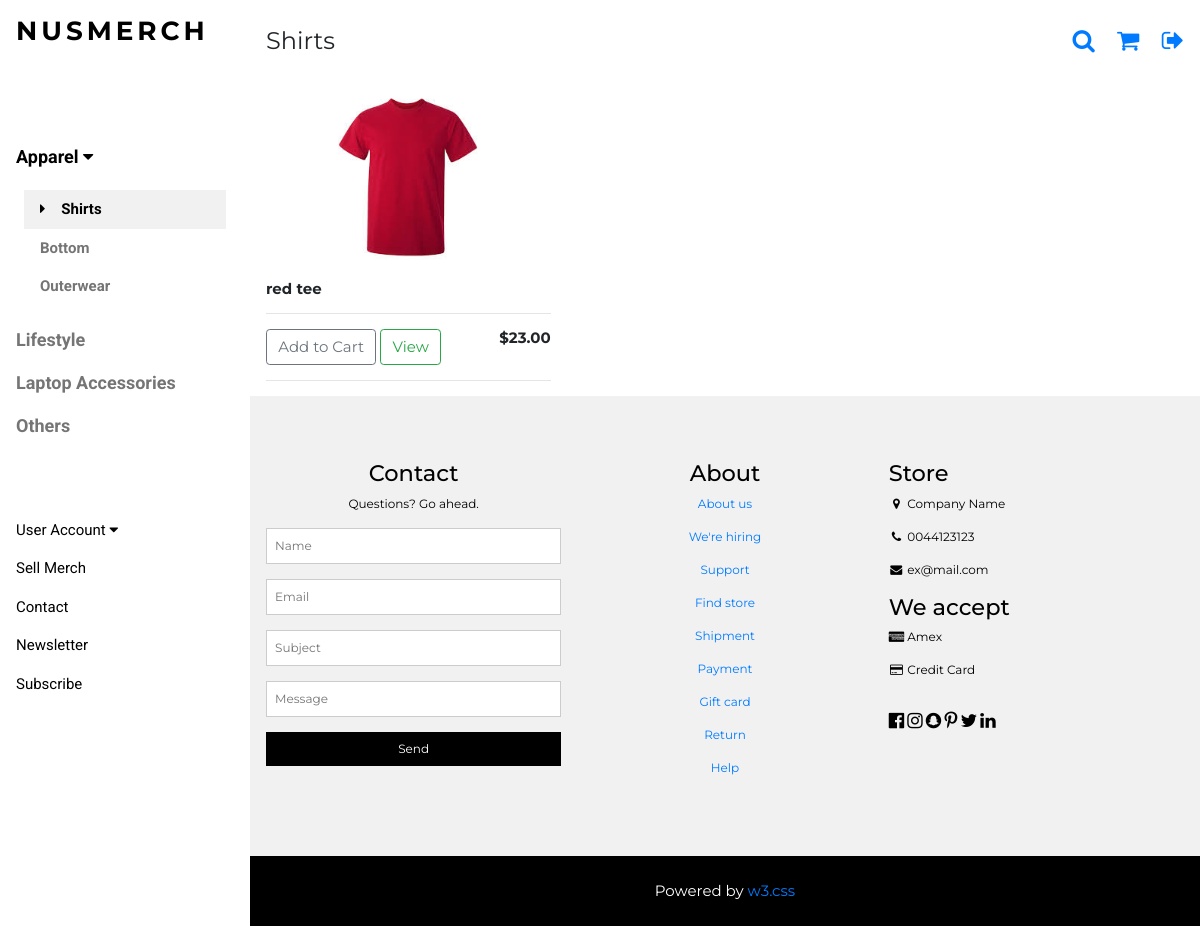
Page /shirt/ on the earlier database version.
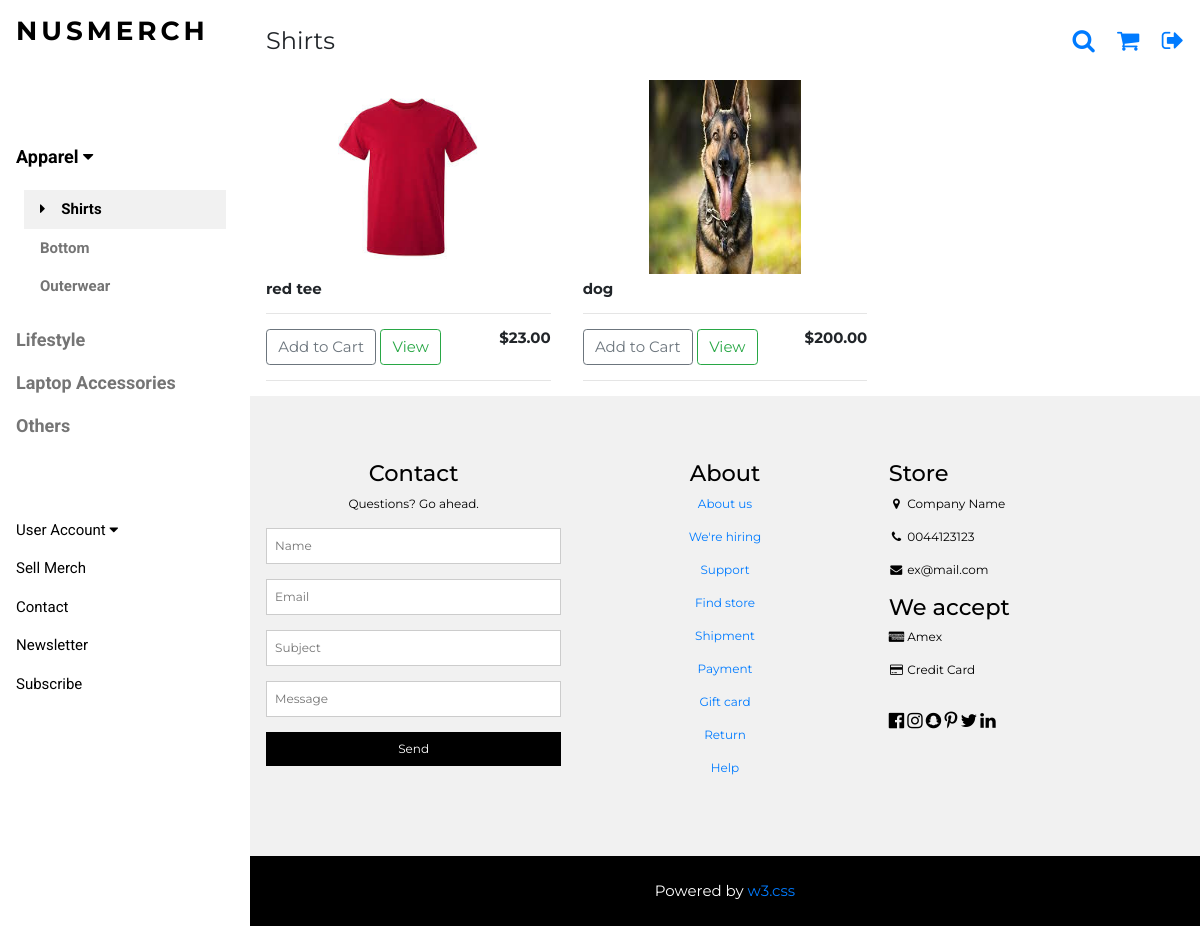
Same page on the later database version.
### nusmerch/models.py (models this page shows, shortened)
class Product(models.Model):
	cat = [
    ('Shirt', 'Shirt'),
    ('Outerwear', 'Outerwear'),
   	('Bottom', 'Bottom'),
   	('Laptop Accessories', 'Laptop Accessories'),
	('Lifestyle', 'Lifestyle'),
   	('Others', 'Others'),
   	]
	name = models.CharField(max_length=200,null=True)
	price = models.DecimalField(decimal_places=2,max_digits=5)
	organisation = models.CharField(max_length=200,null=True)
	category = models.CharField(max_length=200,null=True,choices=cat)
	form = models.URLField(max_length=200)
	image = models.ImageField(upload_to='media',null=True, blank=True)

### nusmerch/views.py (the view)
# urls.py: url(r'^shirt/$',views.shirt,name='shirt'),
def shirt(request):
    products = Product.objects.filter(category = "Shirt")
    context = {'products':products}
    return render(request, "nusmerch/shirt.html", context)

### nusmerch/templates/nusmerch/shirt.html (shortened to what this page needs)
{% extends "nusmerch/merch.html" %}
{% load static %}
{% block head %}
    <p class="w3-left">Shirts</p>
{% endblock %}
{% block menu %}
<nav class="w3-sidebar w3-bar-block w3-white w3-collapse w3-top" style="z-index:3;width:250px" id="mySidebar">
  <div class="w3-container w3-display-container w3-padding-16">
    <h3 class="w3-wide"><b>NUSMERCH</b></h3>
  </div>
  <div class="w3-padding-64 w3-large w3-text-grey" style="font-weight:bold">
      <a onclick="myAccFunc()" href="javascript:void(0)" class="w3-button w3-block w3-white w3-left-align" id="myBtn">
      Apparel  <i class="fa fa-caret-down"></i>
    </a>
    <div id="demoAcc" class="w3-bar-block w3-hide w3-padding-large w3-medium">
      <a href="/shirt/" class="w3-bar-item w3-button w3-light-grey"><i class="fa fa-caret-right w3-margin-right"></i>Shirts</a>
      <a href="/bottom/" class="w3-bar-item w3-button">Bottom</a>
      <a href="/outerwear/" class="w3-bar-item w3-button">Outerwear</a>
    </div>
    <a href="/lifestyle/" class="w3-bar-item w3-button">Lifestyle</a>
    <a href="/laptop/" class="w3-bar-item w3-button">Laptop Accessories</a>
    <a href="/others/" class="w3-bar-item w3-button">Others</a>
  </div>
    <a onclick="myAccFunc2()" href="javascript:void(0)" class="w3-button w3-block w3-white w3-left-align" id="myBtn">
      User Account  <i class="fa fa-caret-down"></i>
    </a>
  <a href="/sell_merch/" class="w3-bar-item w3-button w3-padding">Sell Merch</a>
    <a href="#footer" class="w3-bar-item w3-button w3-padding">Contact</a>
  <a href="javascript:void(0)" class="w3-bar-item w3-button w3-padding" onclick="document.getElementById('newsletter').style.display='block'">Newsletter</a>
  <a href="#footer"  class="w3-bar-item w3-button w3-padding">Subscribe</a>
</nav>
{% endblock %}
{% block product %}
  <div class="w3-row">
    {% for product in products %}
    <div class="w3-col l4 s4">
      <img class="item center thumbnail" src="{{ product.image.url }}">
      <div class="w3-container">
        <h6><strong>{{product.name}}</strong></h6>
        <hr>
        <button data-product={{product.id}} data-action="add" class="btn btn-outline-secondary add-btn update-cart" href="javascript:void(0)" onclick="document.getElementById('cart').style.display='block'">Add to Cart</button>
        <a class="btn btn-outline-success" href="/product/">View</a>
        <h6 style="display: inline-block; float: right"><strong>${{product.price|floatformat:2}}</strong></h6>
        <hr>
      </div>
    </div>
    {% endfor %}
  </div>
{% endblock %}

### nusmerch/templates/nusmerch/merch.html (shortened to what this page needs)
{% load static %}
<!DOCTYPE html>
<html lang="en">>
<link rel="stylesheet" href="{% static 'merch.css' %}" />
<link rel="stylesheet" href="https://cdnjs.cloudflare.com/ajax/libs/font-awesome/4.7.0/css/font-awesome.min.css">
<link rel="stylesheet" href="https://stackpath.bootstrapcdn.com/bootstrap/4.4.1/css/bootstrap.min.css">
<body class="w3-content" style="max-width:1200px" >
{% block menu %}
{% endblock %}
<div class="w3-main" style="margin-left:250px">
  <header class="w3-container w3-xlarge">
      {% block head %}
      {% endblock %}
    <p class="w3-right">
        <a href="javascript:void(0)" class="fa fa-search w3-margin-right" onclick="document.getElementById('search').style.display='block'"></a>
      <a href="/cart/" class="fa fa-shopping-cart ">
      </a>
        <a href="{% url 'nusmerch:logout' %}" class="fa fa-sign-out w3-margin-left"></a>
    </p>
  </header>
{% block product %}
{% endblock %}
  <footer class="w3-padding-64 w3-light-grey w3-small w3-center" id="footer">
    <div class="w3-row-padding">
      <div class="w3-col s4">
        <h4>Contact</h4>
        <p>Questions? Go ahead.</p>
        <form action="/action_page.php" target="_blank">
          <p><input class="w3-input w3-border" type="text" placeholder="Name" name="Name" required></p>
          <p><input class="w3-input w3-border" type="text" placeholder="Email" name="Email" required></p>
          <p><input class="w3-input w3-border" type="text" placeholder="Subject" name="Subject" required></p>
          <p><input class="w3-input w3-border" type="text" placeholder="Message" name="Message" required></p>
          <button type="submit" class="w3-button w3-block w3-black">Send</button>
        </form>
      </div>
      <div class="w3-col s4">
        <h4>About</h4>
        <p><a href="#">About us</a></p>
        <p><a href="#">We're hiring</a></p>
        <p><a href="#">Support</a></p>
        <p><a href="#">Find store</a></p>
        <p><a href="#">Shipment</a></p>
        <p><a href="#">Payment</a></p>
        <p><a href="#">Gift card</a></p>
        <p><a href="#">Return</a></p>
        <p><a href="#">Help</a></p>
      </div>
      <div class="w3-col s4 w3-justify">
        <h4>Store</h4>
        <p><i class="fa fa-fw fa-map-marker"></i> Company Name</p>
        <p><i class="fa fa-fw fa-phone"></i> 0044123123</p>
        <p><i class="fa fa-fw fa-envelope"></i> ex@mail.com</p>
        <h4>We accept</h4>
        <p><i class="fa fa-fw fa-cc-amex"></i> Amex</p>
        <p><i class="fa fa-fw fa-credit-card"></i> Credit Card</p>
        <br>
        <i class="fa fa-facebook-official w3-hover-opacity w3-large"></i>
        <i class="fa fa-instagram w3-hover-opacity w3-large"></i>
        <i class="fa fa-snapchat w3-hover-opacity w3-large"></i>
        <i class="fa fa-pinterest-p w3-hover-opacity w3-large"></i>
        <i class="fa fa-twitter w3-hover-opacity w3-large"></i>
        <i class="fa fa-linkedin w3-hover-opacity w3-large"></i>
      </div>
    </div>
  </footer>
  <div class="w3-black w3-center w3-padding-24">Powered by <a href="https://www.w3schools.com/w3css/default.asp" title="W3.CSS" target="_blank" class="w3-hover-opacity">w3.css</a></div>
</div>
</body>
</html>

### nusmerch/static/merch.css (style rules this page uses)
html { box-sizing:border-box }
*,*:before,*:after { box-sizing:inherit }
html { -ms-text-size-adjust:100%;-webkit-text-size-adjust:100% }
body { margin:0 }
article,aside,details,figcaption,figure,footer,header,main,menu,nav,section { display:block }
a { background-color:transparent }
b,strong { font-weight:bolder }
img { border-style:none }
hr { box-sizing:content-box;height:0;overflow:visible }
button,input,select,textarea,optgroup { font:inherit;margin:0 }
button,input { overflow:visible }
button,select { text-transform:none }
button,[type=button],[type=reset],[type=submit] { -webkit-appearance:button }
html,body { font-family:Verdana,sans-serif;font-size:15px;line-height:1.5 }
html { overflow-x:hidden }
h3 { font-size:24px }
h4 { font-size:20px }
h6 { font-size:16px }
h1,h2,h3,h4,h5,h6 { font-family:"Segoe UI",Arial,sans-serif;font-weight:400;margin:10px 0 }
.w3-wide { letter-spacing:4px }
hr { border:0;border-top:1px solid #eee;margin:20px 0 }
img { max-width: 100%;height: auto; }
.item { width: 120px;height: 200px;margin: 3px;padding: 3px; }
.center { display: block;margin-left: auto;margin-right: auto;width: 50%; }
img { vertical-align:middle }
a { color:inherit }
.w3-btn,.w3-button { border:none;display:inline-block;padding:8px 16px;vertical-align:middle;overflow:hidden;text-decoration:none;color:inherit;background-color:inherit;text-align:center;cursor:pointer;white-space:nowrap }
.w3-btn,.w3-button { -webkit-touch-callout:none;-webkit-user-select:none;-khtml-user-select:none;-moz-user-select:none;-ms-user-select:none;user-select:none }
.w3-tooltip,.w3-display-container { position:relative }
.w3-input { padding:8px;display:block;border:none;border-bottom:1px solid #ccc;width:100% }
.w3-sidebar { height:100%;width:200px;background-color:#fff;position:fixed!important;z-index:1;overflow:auto }
.w3-main,#main { transition:margin-left .4s }
.w3-bar-block .w3-bar-item { width:100%;display:block;padding:8px 16px;text-align:left;border:none;white-space:normal;float:none;outline:0 }
.w3-block { display:block;width:100% }
.w3-container:after,.w3-container:before,.w3-panel:after,.w3-panel:before,.w3-row:after,.w3-row:before,.w3-row-padding:after,.w3-row-padding:before, .w3-cell-row:before,.w3-cell-row:after,.w3-clear:after,.w3-clear:before,.w3-bar:before,.w3-bar:after { content:"";display:table;clear:both }
.w3-col,.w3-half,.w3-third,.w3-twothird,.w3-threequarter,.w3-quarter { float:left;width:100% }
.w3-col.s4 { width:33.33333% }
@media (min-width:993px) { .w3-col.l4 { width:33.33333% } }
.w3-content,.w3-auto { margin-left:auto;margin-right:auto }
.w3-content { max-width:980px }
.w3-hide { display:none!important }
.w3-show-block,.w3-show { display:block!important }
@media (min-width:993px) { .w3-sidebar.w3-collapse { display:block!important } }
.w3-top,.w3-bottom { position:fixed;width:100%;z-index:1 }
.w3-top { top:0 }
.w3-row-padding,.w3-row-padding>.w3-half,.w3-row-padding>.w3-third,.w3-row-padding>.w3-twothird,.w3-row-padding>.w3-threequarter,.w3-row-padding>.w3-quarter,.w3-row-padding>.w3-col { padding:0 8px }
.w3-container,.w3-panel { padding:0.01em 16px }
.w3-small { font-size:12px!important }
.w3-medium { font-size:15px!important }
.w3-large { font-size:18px!important }
.w3-xlarge { font-size:24px!important }
.w3-left-align { text-align:left!important }
.w3-justify { text-align:justify!important }
.w3-center { text-align:center!important }
.w3-border { border:1px solid #ccc!important }
.w3-margin-left { margin-left:16px!important }
.w3-margin-right { margin-right:16px!important }
.w3-padding { padding:8px 16px!important }
.w3-padding-large { padding:12px 24px!important }
.w3-padding-16 { padding-top:16px!important;padding-bottom:16px!important }
.w3-padding-24 { padding-top:24px!important;padding-bottom:24px!important }
.w3-padding-64 { padding-top:64px!important;padding-bottom:64px!important }
.w3-left { float:left!important }
.w3-right { float:right!important }
.w3-white,.w3-hover-white:hover { color:#000!important;background-color:#fff!important }
.w3-black,.w3-hover-black:hover { color:#fff!important;background-color:#000!important }
.w3-light-grey,.w3-hover-light-grey:hover,.w3-light-gray,.w3-hover-light-gray:hover { color:#000!important;background-color:#f1f1f1!important }
.w3-text-grey,.w3-hover-text-grey:hover,.w3-text-gray,.w3-hover-text-gray:hover { color:#757575!important }

### nusmerch/templates/nusmerch/merch.html (style rules this page uses)
.w3-sidebar a { font-family: "Roboto", sans-serif }
body,h1,h2,h3,h4,h5,h6,.w3-wide { font-family: "Montserrat", sans-serif; }

Differences in the rows shown:
added Product: image (picture), name "dog", price "200.00"
